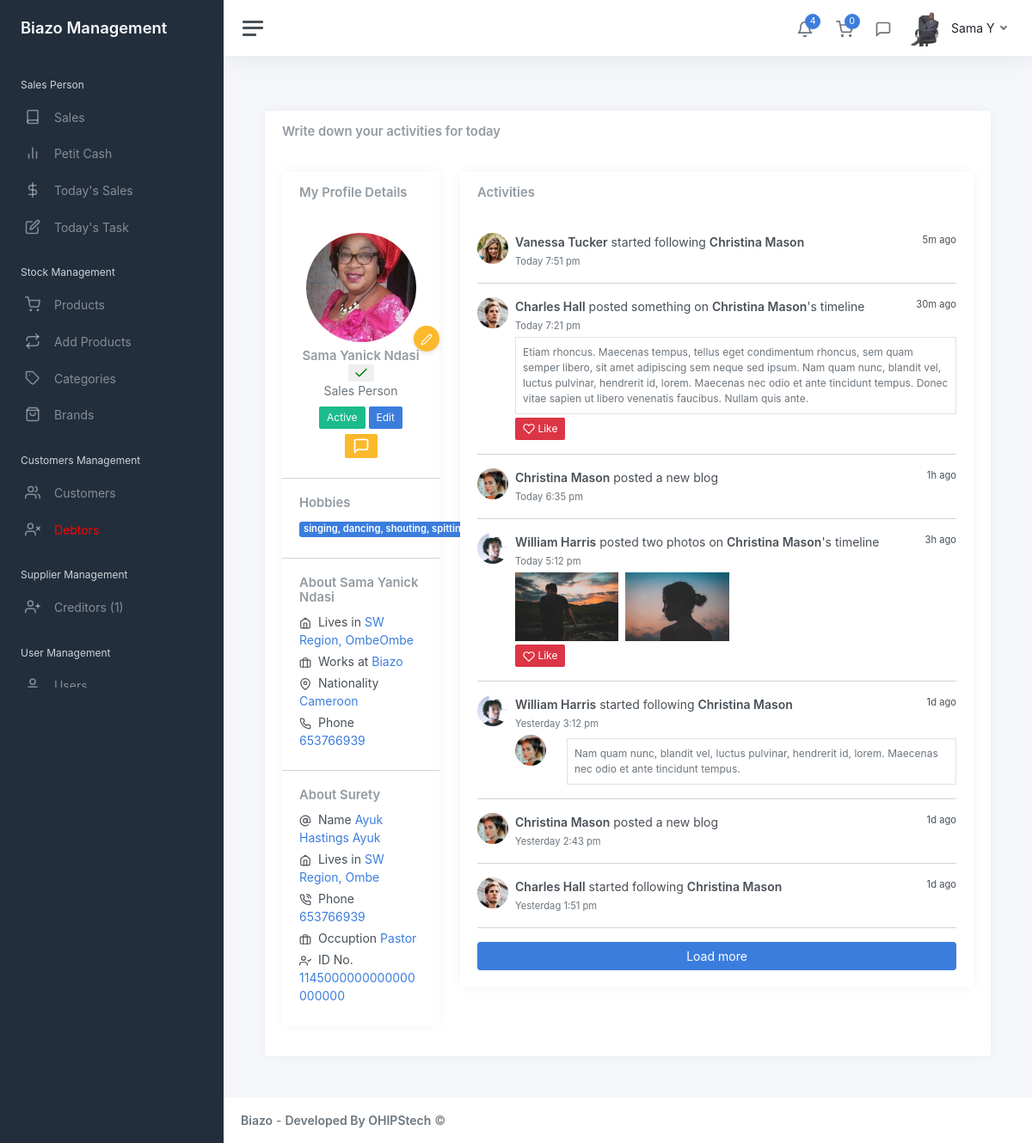
Screenshot of /admin/view_user.php?id=39 (signed in) with the database file from the repository.
### tables this page shows
CREATE TABLE `users` (
  `id` int(11) NOT NULL,
  `member_name` varchar(255) NOT NULL,
  `position` varchar(255) NOT NULL,
  `dob` date NOT NULL,
  `country` varchar(255) NOT NULL,
  `gender` varchar(255) NOT NULL,
  `address` varchar(255) NOT NULL,
  `hobbies` varchar(255) NOT NULL,
  `id_no` varchar(255) NOT NULL,
  `start_date` varchar(255) NOT NULL,
  `code` varchar(20) NOT NULL,
  `phone` varchar(20) NOT NULL,
  `image` mediumblob NOT NULL,
  `employee_id` mediumblob NOT NULL,
  `employee_application` varchar(255) NOT NULL,
  `surety_name` varchar(255) NOT NULL,
  `surety_occupation` varchar(255) NOT NULL,
  `surety_phone` varchar(50) NOT NULL,
  `surety_id` varchar(255) NOT NULL,
  `surety_relationship` varchar(50) NOT NULL,
  `surety_address` varchar(50) NOT NULL,
  `surety_agreement` varchar(50) NOT NULL,
  `username` varchar(100) NOT NULL,
  `password` varchar(255) NOT NULL,
  `other` varchar(255) NOT NULL,
  `isUser` int(255) NOT NULL
);

### admin/view_user.php (the view, shortened to what the rows shown need)
<?php
	include "includes/head.php";
	include "includes/sidebar.php";
    $id=isset($_GET['id']) ? $_GET['id'] : die('ERROR: Record ID not found.');
    include 'database/config2.php';
    $query = "SELECT * FROM users WHERE id = ? LIMIT 0,1";
    $stmt = $conn->prepare( $query );
    $stmt->bindParam(1, $id);
    $stmt->execute();
    $row = $stmt->fetch(PDO::FETCH_ASSOC);
?>
<main class="content">
	<div class="container-fluid p-0">
		<div class="row">
			<div class="col-12">
				<div class="card">
					<div class="card-body">
                    <div class="row">
                        <div class="col-md-4 col-xl-3">
                            <div class="card mb-3">
                                <div class="card-body text-center">
                                    <form action="<?php echo htmlspecialchars($_SERVER["PHP_SELF"] . "?id={$id}");?>" enctype="multipart/form-data" method="POST">
                                        <img src="img/employee/<?php echo $row['image'];?>" alt="<?php echo $row['member_name'];?>" class="img-fluid rounded-circle mb-2" width="128" height="128" />
                                        <h5 class="card-title mb-0"><?php echo $row['member_name'];?>
                                            <button type="submit" style="border:none; background-color:none !important" name="edit_image">
                                            </button>
                                        </h5>
                                        <div class="text-muted mb-2"><?php echo $row['position'];?></div>
                                        <div>
                                        <a class="btn btn-success btn-sm" href="#">Active</a>
                                        <a class="btn btn-primary btn-sm" href="edit_user.php?id=<?php echo "{$id}";?>"> Edit</a>
                                        <div class="avatar-container">
                                        </div>
                                    </form>
                                    </div>
                                </div>
                                <div class="card-body">
                                    <h5 class="h6 card-title">Hobbies</h5>
                                    <a href="#" class="badge bg-primary me-1 my-1"><?php echo $row['hobbies'];?></a>
                                </div>
                                <div class="card-body">
                                    <h5 class="h6 card-title">About <?php echo $row['member_name'];?></h5>
                                    <ul class="list-unstyled mb-0">
                                        <li class="mb-1"><span data-feather="home" class="feather-sm me-1"></span> Lives in <a href="#"><?php echo $row['address'];?></a></li>
                                        <li class="mb-1"><span data-feather="briefcase" class="feather-sm me-1"></span> Works at <a href="#">Biazo</a></li>
                                        <li class="mb-1"><span data-feather="map-pin" class="feather-sm me-1"></span> Nationality <a href="#"><?php echo $row['country'];?></a></li>
                                        <li class="mb-1"><span data-feather="phone" class="feather-sm me-1"></span> Phone <a href="#"><?php echo $row['phone'];?></a></li>
                                    </ul>
                                </div>
                                <div class="card-body">
                                    <ul class="list-unstyled mb-0">
                                        <li class="mb-1"><span data-feather="at-sign" class="feather-sm me-1"></span> Name <a href="#"><?php echo $row['surety_name'];?></a></li>
                                        <li class="mb-1"><span data-feather="home" class="feather-sm me-1"></span> Lives in <a href="#"><?php echo $row['surety_address'];?></a></li>
                                        <li class="mb-1"><span data-feather="phone-call" class="feather-sm me-1"></span> Phone <a href="#"><?php echo $row['surety_phone'];?></a></li>
                                        <li class="mb-1"><span data-feather="briefcase" class="feather-sm me-1"></span> Occuption <a href="#"><?php echo $row['surety_occupation'];?></a></li>
                                        <li class="mb-1"><span data-feather="user-check" class="feather-sm me-1"></span> ID No. <a href="#"><?php echo $row['surety_id'];?></a></li>
                                    </ul>
                                </div>
                            </div>
                        </div>
                    </div>
					</div>
				</div>
			</div>
		</div>
	</div>
<?php
	include "includes/footer.php";
?>

### admin/includes/sidebar.php (shortened to what the rows shown need)
<?php
include 'database/config.php';
$user = $_SESSION['username'];
$query = "SELECT * from users WHERE username = '$user' LIMIT 1";
$result = mysqli_query($conn, $query);
$row = mysqli_fetch_assoc($result);
?>
<div class="wrapper">
		<div class="main">
			<nav class="navbar navbar-expand navbar-light navbar-bg">
				<div class="navbar-collapse collapse">
					<ul class="navbar-nav navbar-align">
						<li class="nav-item dropdown">
							<a class="nav-link dropdown-toggle d-none d-sm-inline-block" href="#" data-bs-toggle="dropdown">
								<img src="img/employee/<?php echo $row['image']?>" class="avatar img-fluid rounded me-1" alt="Charles Hall" /> <span class="text-dark"><?php echo $row['member_name']?></span>
							</a>
						</li>
					</ul>
				</div>
			</nav>

### rows the page displays
users: image (picture), member_name "Sama Y"
users: image (picture), member_name "Sama Yanick Ndasi", position "Sales Person", hobbies "singing, dancing, shouting, spitting", address "SW Region, OmbeOmbe", country "Cameroon", phone "653766939", surety_name "Ayuk Hastings Ayuk", surety_address "SW Region, Ombe", surety_phone "653766939", surety_occupation "Pastor", surety "1145000000000000000000"

### other values shown
$aacount "1"
$carcount "0"
